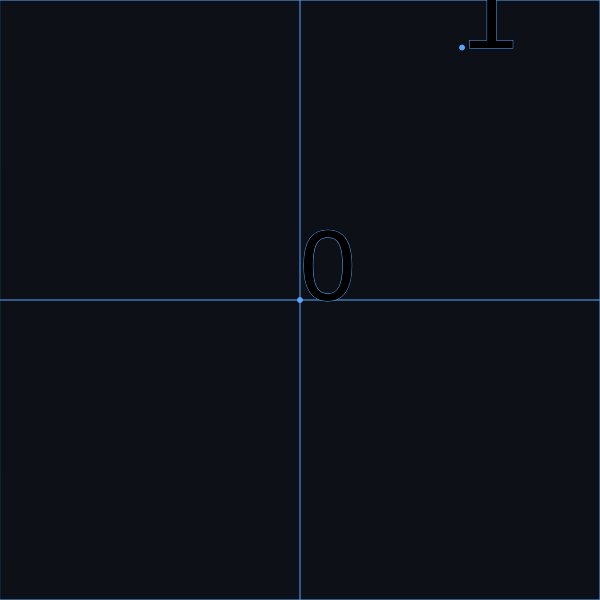
Frame 1 (no input)
Frame 60 (no input): identical to frame 1, image omitted
Frame 120 (the mouse pressed at the canvas centre since frame 60): identical to frame 1, image omitted

The p5.js sketch that drew this single still picture (run headless with seeded random() and noise() and a simulated clock; from frame 60 on, the mouse is pressed at the canvas centre):

// p5.js sketch
// ── sketch.js
let width = 600;
let height = 600;
let slider1;
let slider2;
let slider3;
let slider4;
let slider1Text;
let slider2Text;
let slider3Text;
let slider4Text;
let fpsText;
let tick = 0;

function setup() {
	let canvas = createCanvas(width, height);
	canvas.position(window.innerWidth/2 - width/2, 50, 'relative');
	
	//slider for count and scale
	slider1 = createSlider(1, 50000, 1);
	slider1.position(window.innerWidth/2 - width/2, 10);
	slider1.size(width-20, 10);
	
	slider1Text = createElement('h5', 'scale: ');
	slider1Text.position(window.innerWidth/2 + width/2, 8);
	slider1Text.style('margin', '0');
	slider1Text.style('color', '#c9d1d9');
	
	//slider for criteria or number to be divisible by
	slider2 = createSlider(1, 500, 1, 1);
	slider2.position(window.innerWidth/2 - width/2, 30);
	slider2.size(width-20, 10);
	
	slider2Text = createElement('h5', 'mod: ');
	slider2Text.position(window.innerWidth/2 + width/2, 25);
	slider2Text.style('margin', '0');
	slider2Text.style('color', '#c9d1d9');
	
	//slider for checking prime numbers
	slider3 = createSlider(0, 1, 0, 1);
	slider3.position(window.innerWidth/2 - width/2 - 70, 10);
	slider3.size(50, 10);
	
	slider3Text = createElement('h5', 'check primes');
	slider3Text.position(window.innerWidth/2 - width/2 - 170, 8);
	slider3Text.style('margin', '0');
	slider3Text.style('color', '#c9d1d9');
	
	//slider for checking prime numbers
	slider4 = createSlider(1, 1000, 1, 1);
	slider4.position(window.innerWidth/2 - width/2 - 70, 30);
	slider4.size(50, 10);
	
	slider4Text = createElement('h5', 'text size');
	slider4Text.position(window.innerWidth/2 - width/2 - 170, 25);
	slider4Text.style('margin', '0');
	slider4Text.style('color', '#c9d1d9');
	
	fpsText = createElement('h5', 'fps: ');
	fpsText.position(0, 8);
	fpsText.style('margin', '0');
	fpsText.style('color', '#c9d1d9');
}

function draw() {
	//setting up a background:
	stroke(88, 166, 255);
	fill(13, 17, 23);
	rect(0, 0, width, height);
	
	line(width/2, 0, width/2, height);
	line(0, height/2, width, height/2);
		
	//setting up initial values:
	let maxvalue = slider1.value()*2;
	let scale = width / (slider1.value() * 2);
	let criteria = slider2.value();
	let primeCheck = slider3.value();
	let textsize2 = slider4.value();
	
	//updating scale and mod labels
	slider1Text.html('scale: '+ slider1.value().toString());
	if(primeCheck == 0)
		slider2Text.html('mod: '+ slider2.value().toString());
	else
		slider2Text.html('mod: Primes');
	
	//updating fps label
	if(tick % 10 == 0)
		fpsText.html('fps: '+ int(frameRate()).toString());
	tick++;

	for(let i = 0; i < maxvalue; i++)
	{
		position = polarPos(i, i);
		if((primeCheck == 0 && i % criteria == 0) || 
		   (primeCheck == 1 && isPrime(i)))
		{
			//Drawing circles in polar coordinates
			//if criteria is met
			fill(88, 166, 255);
			circle(position.x * scale + width  / 2, 
				  -position.y * scale + height / 2, 5);
			
			//Drawing values of circles in polar coordinates
			fill(0);
			textsize = 100 / slider1.value()*textsize2;
			textSize(textsize);
			text(i, 
				 position.x * scale + width  / 2, 
				-position.y * scale + height / 2);
		}
	}
}

//calculates polar positions from 
//given distance and angle in radians
function polarPos(distance, rads)
{
	x = Math.cos(rads) * distance;
	y = Math.sin(rads) * distance;
	return {x, y};
}

//checks whether a giver number is prime or not
//returns 1 if it is prime, 0 otherwise
function isPrime(num) {
  for(let i = 2, s = Math.sqrt(num); i <= s; i++)
    if(num % i === 0) return false;
  return num > 1;
}
